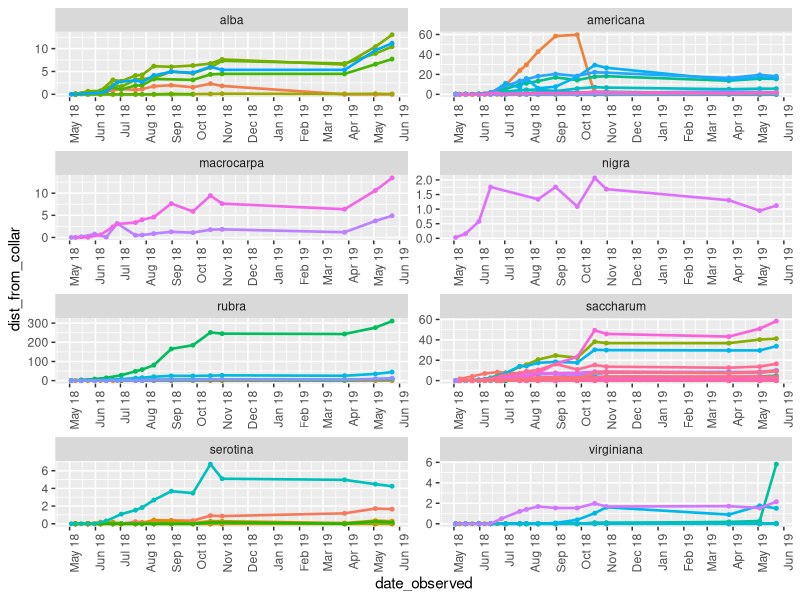
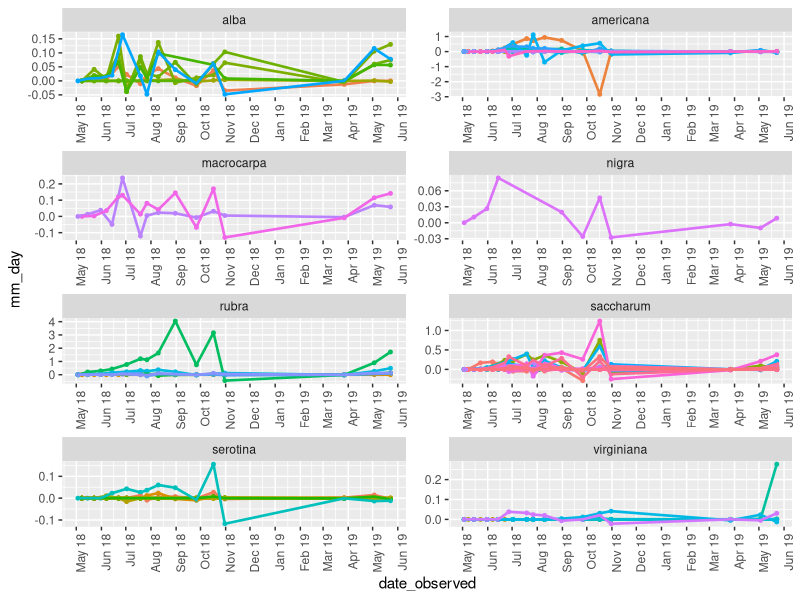

The R script that drew these images, in order:
library(ggplot2) #Load necessary library
library(scales)
#setwd("~/Forest_Ecology/Dendrobands/Oak_Collection") #Set working directory to data file location
setwd("C:/Users/BZumwalde/Desktop/Dendro")
dendroband <- read.csv("DendrobandObservations_EastWoods_v2.csv", na.strings=c("", "negative", "9999.00", "999.00","9999", "999")) #read in data file
#dendroband <- read.csv("LCDendrometerBands_Quercus_Consolidated_2017-2019.csv", na.strings=c("", "negative", "9999.00", "999.00")) #read in data file
dendroband$date_observed <- as.Date(dendroband$date_observed, format="%m/%d/%Y") #Format dates as dates Not working anymore, but doesn't seem to be needed
dendroband$date_observed <- factor(dendroband$date_observed) #Format dates as dates
summary(dendroband) 

#Order by date observed
dendroband <- dendroband[order(dendroband$date_observed),] #sort dataframe by date of measurement

#Diameter
dendroband$dist_from_collar <- dendroband$dist_from_collar / pi #convert circumference to diameter in the dataframe

#subtract minimum for each tree to offset bands settling
for(id in unique(dendroband$id)){ #for each tree
  dendroband[which(dendroband$id == id),]$dist_from_collar <- 
    dendroband[which(dendroband$id == id),]$dist_from_collar -
    min(dendroband[which(dendroband$id == id),]$dist_from_collar, na.rm = TRUE) #subtract the minimum from each measurement
}

#Basal area (mm^2) 
dendroband$dist_from_collar <- pi * ((dendroband$dist_from_collar / 2) ^2)

#Convert diameter/area to growth (mm/day) - use difftime to get days between each measurement
growth_df1 <- data.frame() #create empty df for rbinding

for (id in unique(dendroband$id)){ #for each tree
  
  dates <- dendroband[which(dendroband$id == id),]$date_observed #get observation dates
  obs <- dendroband[which(dendroband$id == id),]$dist_from_collar #get measurements
  seq_1 <- seq(2, length(dates)) #create sequence for selecting dates to subtract
  seq_2 <- seq_1 + 1 #create sequence for selecting dates to subtract from
  
  id_df <- dendroband[which(dendroband$id==id),][3:(length(dates)),][,1:which(colnames(dendroband) == "id")] #create df with metadata
  
  date_diff <- list() #create empty list for number of days
  obs_diff <- list() #create empty list for mm grown
  
  for (d in 1:(length(dates) - 2)){ #for each date difference (remembering that the 1st date is considered not reliable)
    diff <- difftime(dates[seq_2[d]], dates[seq_1[d]], units = c("days")) #calculate difference between two dates
    date_diff <- append(date_diff, as.numeric(diff), after = length(date_diff)) #append days between observations to list
    
    
    dist_diff <- obs[seq_2[d]] - obs[seq_1[d]] #calculate difference between measurements
    obs_diff <- append(obs_diff, dist_diff, after = length(obs_diff)) #append measurement differences to list
    
    
  }
 
  growth <- as.numeric(obs_diff) / as.numeric(date_diff) #Divide mm distance by number of days to get mm/day
  id_df <- do.call(cbind, list(id_df,growth)) #add growth measurements to new column combined with metadata  
  colnames(id_df)[length(id_df)] <- "mm_day" #Change column name
  growth_df1 <- rbind(growth_df1, id_df) #add growth df for each individual tree to a single df
  
}

dendroband$date_observed <- as.POSIXct(dendroband$date_observed, format="%Y-%m-%d")
after2017 <- subset(dendroband, date_observed > "2018-01-01")


#Plot distance
ggplot(data=after2017[!is.na(after2017$dist_from_collar),]) + #Set basic plot parameters
  geom_point(aes(x=date_observed, y=dist_from_collar, group = id, col = as.factor(id)), size=1) + #Add points
  geom_line(aes(x=date_observed, y=dist_from_collar, group = id, col = as.factor(id)), size=.9) + #Specify line graph
  theme(legend.position = "none", axis.text.x = element_text(angle = 90, hjust = 1)) + #legend and label parameters
  scale_x_datetime(date_breaks = "months", labels = date_format("%b %y"))+
  scale_color_discrete() +
  facet_wrap(~species, ncol=2, scales = "free") #Specify panels
  

#Plot growth in mm/day
growth_df2 <- na.omit(growth_df1)
growth_df2$date_observed <- as.POSIXct(growth_df2$date_observed, format="%Y-%m-%d")
growth_df3 <- subset(growth_df2, date_observed > "2018-01-01")


ggplot(data=growth_df3) + #Set basic plot parameters
  geom_point(aes(x=date_observed, y=mm_day, group = id, col = as.factor(id)), size=1) + #Add points
  geom_line(aes(x=date_observed, y=mm_day, group = id, col = as.factor(id)), size=.9) + #Specify line graph
  theme(legend.position = "none", axis.text.x = element_text(angle = 90, hjust = 1)) + #legend and label parameters
  scale_color_discrete()+ #Specify color scheme
  scale_x_datetime(date_breaks = "months", labels = date_format("%b %y"))+
  facet_wrap(~species, ncol=2, scales = "free") #Specify panels
  #scale_y_continuous(breaks=c(0.00, 5.00, 10.00)) #Set y axis scale

